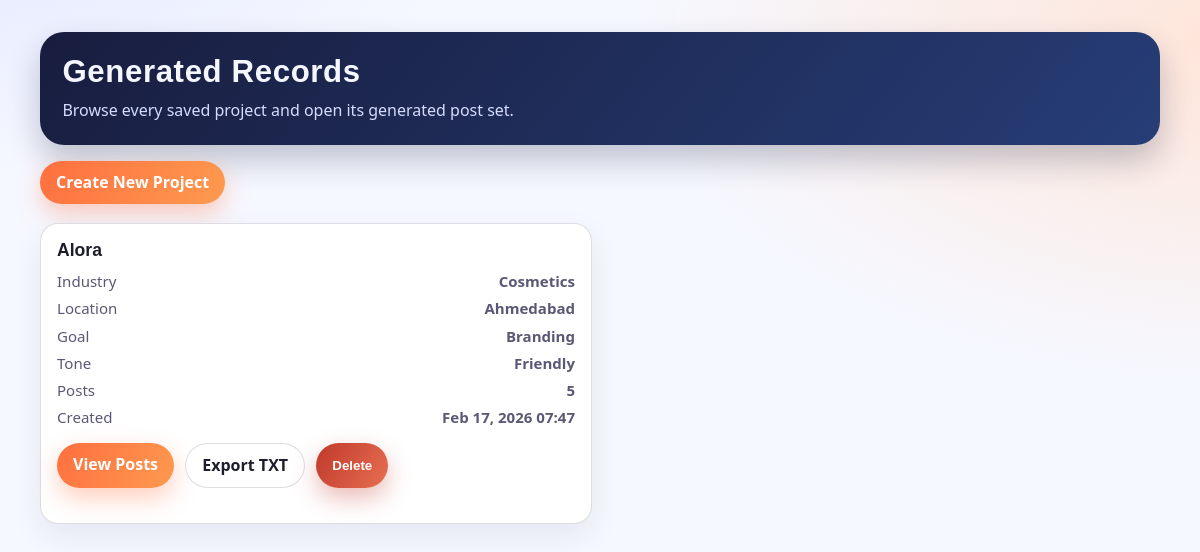
The app's page /records/ with its own data.
### ai_generator/models.py (models this page shows, shortened)
class Project(models.Model):
    business_name = models.CharField(max_length=255)
    industry = models.CharField(max_length=255)
    target_audience = models.TextField()
    location = models.CharField(max_length=255, default="")
    goal = models.CharField(max_length=50, default="Engagement")
    tone = models.CharField(max_length=50, default="Professional")
    number_of_posts = models.PositiveIntegerField(default=5)
    temperature = models.DecimalField(max_digits=3, decimal_places=2, default=0.30)
    created_at = models.DateTimeField(auto_now_add=True)

### ai_generator/views.py (the view)
# urls.py: path("records/", project_records_view, name="project_records"),
def project_records_view(request):
    projects = Project.objects.annotate(post_count=Count("generated_posts")).order_by(
        "-created_at"
    )
    return render(request, "ai_generator/project_records.html", {"projects": projects})

### templates/ai_generator/project_records.html (shortened to what this page needs)
{% load static %}
<!DOCTYPE html>
<html lang="en">
<head>
  <link rel="stylesheet" href="{% static 'css/theme.css' %}" />
</head>
<body class="page-project-records">
  <main class="wrap">
    <section class="hero">
      <h1>Generated Records</h1>
      <p class="sub">Browse every saved project and open its generated post set.</p>
    </section>
    <div class="actions">
      <a class="btn primary" href="/">Create New Project</a>
    </div>
    {% if projects %}
      <section class="grid">
        {% for project in projects %}
          <article class="card">
            <h2>{{ project.business_name }}</h2>
            <div class="row"><span>Industry</span><strong>{{ project.industry }}</strong></div>
            <div class="row"><span>Location</span><strong>{{ project.location }}</strong></div>
            <div class="row"><span>Goal</span><strong>{{ project.goal }}</strong></div>
            <div class="row"><span>Tone</span><strong>{{ project.tone }}</strong></div>
            <div class="row"><span>Posts</span><strong>{{ project.post_count }}</strong></div>
            <div class="row"><span>Created</span><strong>{{ project.created_at|date:"M d, Y H:i" }}</strong></div>
            <div class="actions">
              <a class="btn primary" href="{% url 'project_results' project.id %}">View Posts</a>
              <a class="btn" href="{% url 'export_project_txt' project.id %}">Export TXT</a>
              <button
                class="btn danger"
                type="button"
                data-project-name="{{ project.business_name }}"
                data-delete-url="{% url 'delete_project_record' project.id %}"
                onclick="openDeleteModal(this)"
              >
                Delete
              </button>
            </div>
          </article>
        {% endfor %}
      </section>
    {% else %}
      <section class="empty">
        <h2>No generated records yet.</h2>
        <p>Create a project first and generated posts will appear here.</p>
      </section>
    {% endif %}
  </main>
</body>
</html>

### core/static/css/theme.css (style rules this page uses)
:root { --bg-1: #fff5e9; --bg-2: #ffe0bf; --ink: #1f1b18; --ink-soft: #594f46; --accent: #d94b27; --accent-2: #2f6f66; --card: rgba(255, 255, 255, 0.86); --line: rgba(50, 24, 8, 0.14); --shadow: 0 20px 40px rgba(44, 19, 6, 0.18); }
* { box-sizing: border-box; }
body { margin: 0; font-family: "Plus Jakarta Sans", "Segoe UI", sans-serif; color: var(--ink); background: radial-gradient(1200px 600px at 90% -20%, #ffbd8d 0%, transparent 55%), radial-gradient(1000px 500px at -10% 110%, #f7b1a6 0%, transparent 58%), linear-gradient(130deg, var(--bg-1), var(--bg-2)); min-height: 100vh; padding: 2.5rem 1rem; }
.hero { background: linear-gradient(135deg, #1f1b18, #3a3029); color: #fff6ef; border-radius: 24px; padding: 1.8rem; box-shadow: var(--shadow); }
.hero h1 { margin: 0; font-family: "Space Grotesk", "Trebuchet MS", sans-serif; font-size: clamp(1.5rem, 2.7vw, 2.2rem); letter-spacing: 0.02em; }
.hero p { margin: 0.6rem 0 0; color: #ffd8bf; line-height: 1.45; }
.grid { display: grid; grid-template-columns: repeat(2, minmax(0, 1fr)); gap: 1rem; }
.actions { display: flex; gap: 0.7rem; flex-wrap: wrap; margin-top: 0.85rem; }
.page-project-records { --ink: #1e1d2d; --ink-soft: #5b5875; --line: rgba(48, 46, 78, 0.16); --bg: #f6f8ff; --surface: #ffffff; --primary: #ff6f3f; --primary-2: #fd9a4f; --danger: #c0392b; --danger-2: #e76f51; margin: 0; font-family: "Manrope", "Segoe UI", sans-serif; color: var(--ink); background: radial-gradient(900px 500px at -5% -15%, #e1e6ff 0%, transparent 60%), radial-gradient(1000px 550px at 105% 5%, #ffe4d7 0%, transparent 62%), var(--bg); min-height: 100vh; padding: 2rem 1rem 3rem; }
.page-project-records .wrap { max-width: 1120px; margin: 0 auto; }
.page-project-records .hero { background: linear-gradient(130deg, #181d3e, #263d76); border-radius: 24px; color: #f4f7ff; padding: 1.4rem; box-shadow: 0 16px 32px rgba(17, 26, 58, 0.24); margin-bottom: 1rem; }
.page-project-records h1 { margin: 0; font-family: "Space Grotesk", "Trebuchet MS", sans-serif; font-size: clamp(1.45rem, 2.6vw, 2.1rem); }
.page-project-records .sub { margin-top: 0.55rem; color: #d5dcff; }
.page-project-records .actions { display: flex; gap: 0.7rem; flex-wrap: wrap; margin: 1rem 0 1.2rem; }
.page-project-records .btn { text-decoration: none; font-weight: 700; border-radius: 999px; padding: 0.65rem 1rem; border: 1px solid var(--line); color: var(--ink); background: var(--surface); }
.page-project-records .btn.primary { border: none; color: #fff; background: linear-gradient(120deg, var(--primary), var(--primary-2)); box-shadow: 0 10px 24px rgba(255, 111, 63, 0.34); }
.page-project-records .btn.danger { border: none; color: #fff; background: linear-gradient(120deg, var(--danger), var(--danger-2)); box-shadow: 0 10px 24px rgba(192, 57, 43, 0.34); cursor: pointer; }
.page-project-records .grid { display: grid; gap: 1rem; grid-template-columns: repeat(2, minmax(0, 1fr)); }
.page-project-records .card { background: var(--surface); border: 1px solid var(--line); border-radius: 18px; padding: 1rem; box-shadow: 0 12px 30px rgba(34, 38, 80, 0.08); }
.page-project-records .row { display: flex; justify-content: space-between; gap: 0.8rem; margin: 0.45rem 0; color: var(--ink-soft); font-size: 0.94rem; }
.page-project-records h2 { margin: 0 0 0.65rem; font-size: 1.1rem; font-family: "Space Grotesk", "Trebuchet MS", sans-serif; }

### records on screen
Project: business_name "Alora", industry "Cosmetics", location "Ahmedabad", goal "Branding", tone "Friendly", post_count "5", created_at "Feb 17, 2026 07:47"
